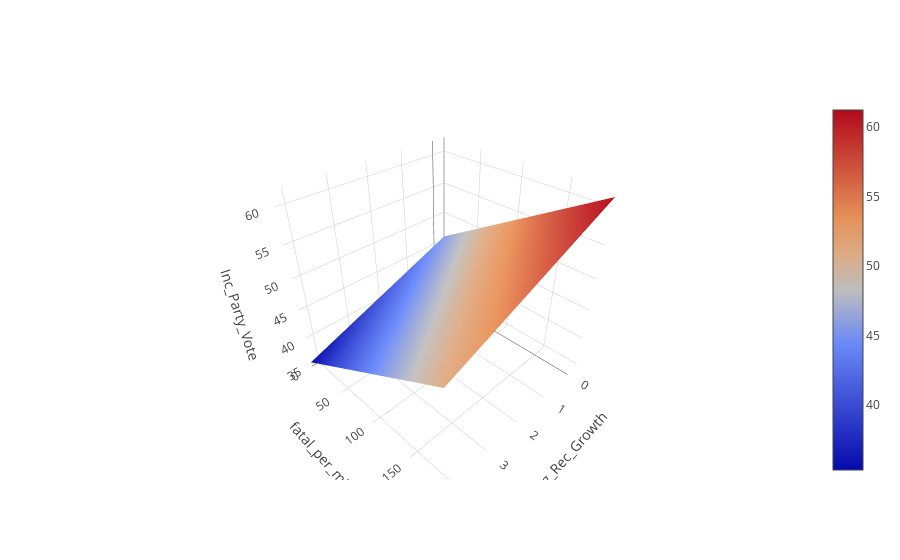

Notebook code cell kept with this figure:
### Code cell
# TODO

viz3D(model, x, features, target)
